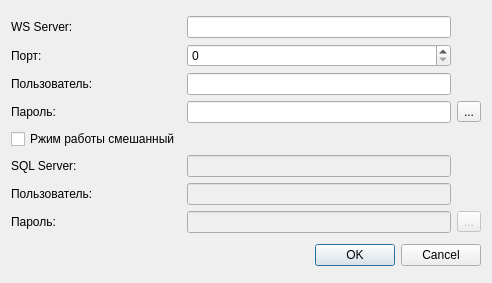
<?xml version="1.0" encoding="UTF-8"?>
<ui version="4.0">
 <class>DialogConnection</class>
 <widget class="QDialog" name="DialogConnection">
  <property name="geometry">
   <rect>
    <x>0</x>
    <y>0</y>
    <width>492</width>
    <height>283</height>
   </rect>
  </property>
  <property name="windowTitle">
   <string>Dialog</string>
  </property>
  <layout class="QGridLayout" name="gridLayout_2">
   <item row="0" column="0">
    <layout class="QGridLayout" name="gridLayout">
     <item row="0" column="0">
      <widget class="QLabel" name="label_4">
       <property name="text">
        <string>WS Server:</string>
       </property>
      </widget>
     </item>
     <item row="0" column="2">
      <widget class="QLineEdit" name="lineWsServer"/>
     </item>
     <item row="2" column="2">
      <widget class="QLineEdit" name="lineWsUser">
       <property name="echoMode">
        <enum>QLineEdit::Normal</enum>
       </property>
      </widget>
     </item>
     <item row="7" column="3">
      <widget class="QToolButton" name="btnViewPwd">
       <property name="enabled">
        <bool>false</bool>
       </property>
       <property name="text">
        <string>...</string>
       </property>
       <property name="icon">
        <iconset resource="certmaster.qrc">
         <normaloff>:/img/viewPwd1.svg</normaloff>:/img/viewPwd1.svg</iconset>
       </property>
       <property name="checkable">
        <bool>true</bool>
       </property>
      </widget>
     </item>
     <item row="5" column="2">
      <widget class="QLineEdit" name="lineServer">
       <property name="enabled">
        <bool>false</bool>
       </property>
      </widget>
     </item>
     <item row="2" column="0">
      <widget class="QLabel" name="label_5">
       <property name="text">
        <string>Пользователь:</string>
       </property>
      </widget>
     </item>
     <item row="7" column="0">
      <widget class="QLabel" name="label_3">
       <property name="text">
        <string>Пароль:</string>
       </property>
      </widget>
     </item>
     <item row="6" column="2">
      <widget class="QLineEdit" name="lineUser">
       <property name="enabled">
        <bool>false</bool>
       </property>
      </widget>
     </item>
     <item row="4" column="0">
      <widget class="QCheckBox" name="checkMode">
       <property name="text">
        <string>Ржим работы смешанный</string>
       </property>
      </widget>
     </item>
     <item row="3" column="0">
      <widget class="QLabel" name="label_6">
       <property name="text">
        <string>Пароль:</string>
       </property>
      </widget>
     </item>
     <item row="7" column="2">
      <widget class="QLineEdit" name="linePwd">
       <property name="enabled">
        <bool>false</bool>
       </property>
       <property name="echoMode">
        <enum>QLineEdit::Password</enum>
       </property>
      </widget>
     </item>
     <item row="6" column="0">
      <widget class="QLabel" name="label_2">
       <property name="text">
        <string>Пользователь:</string>
       </property>
      </widget>
     </item>
     <item row="5" column="0">
      <widget class="QLabel" name="label">
       <property name="text">
        <string>SQL Server:</string>
       </property>
      </widget>
     </item>
     <item row="1" column="0">
      <widget class="QLabel" name="label_7">
       <property name="text">
        <string>Порт:</string>
       </property>
      </widget>
     </item>
     <item row="1" column="2">
      <widget class="QSpinBox" name="spinPort">
       <property name="maximum">
        <number>9999</number>
       </property>
      </widget>
     </item>
     <item row="3" column="2">
      <widget class="QLineEdit" name="lineWsPwd">
       <property name="echoMode">
        <enum>QLineEdit::Password</enum>
       </property>
      </widget>
     </item>
     <item row="3" column="3">
      <widget class="QToolButton" name="btnWsPwd">
       <property name="text">
        <string>...</string>
       </property>
       <property name="icon">
        <iconset resource="certmaster.qrc">
         <normaloff>:/img/viewPwd1.svg</normaloff>:/img/viewPwd1.svg</iconset>
       </property>
       <property name="checkable">
        <bool>true</bool>
       </property>
      </widget>
     </item>
    </layout>
   </item>
   <item row="1" column="0">
    <widget class="QDialogButtonBox" name="buttonBox">
     <property name="orientation">
      <enum>Qt::Horizontal</enum>
     </property>
     <property name="standardButtons">
      <set>QDialogButtonBox::Cancel|QDialogButtonBox::Ok</set>
     </property>
    </widget>
   </item>
  </layout>
 </widget>
 <resources>
  <include location="certmaster.qrc"/>
 </resources>
 <connections>
  <connection>
   <sender>buttonBox</sender>
   <signal>accepted()</signal>
   <receiver>DialogConnection</receiver>
   <slot>accept()</slot>
   <hints>
    <hint type="sourcelabel">
     <x>248</x>
     <y>254</y>
    </hint>
    <hint type="destinationlabel">
     <x>157</x>
     <y>274</y>
    </hint>
   </hints>
  </connection>
  <connection>
   <sender>buttonBox</sender>
   <signal>rejected()</signal>
   <receiver>DialogConnection</receiver>
   <slot>reject()</slot>
   <hints>
    <hint type="sourcelabel">
     <x>316</x>
     <y>260</y>
    </hint>
    <hint type="destinationlabel">
     <x>286</x>
     <y>274</y>
    </hint>
   </hints>
  </connection>
 </connections>
</ui>
